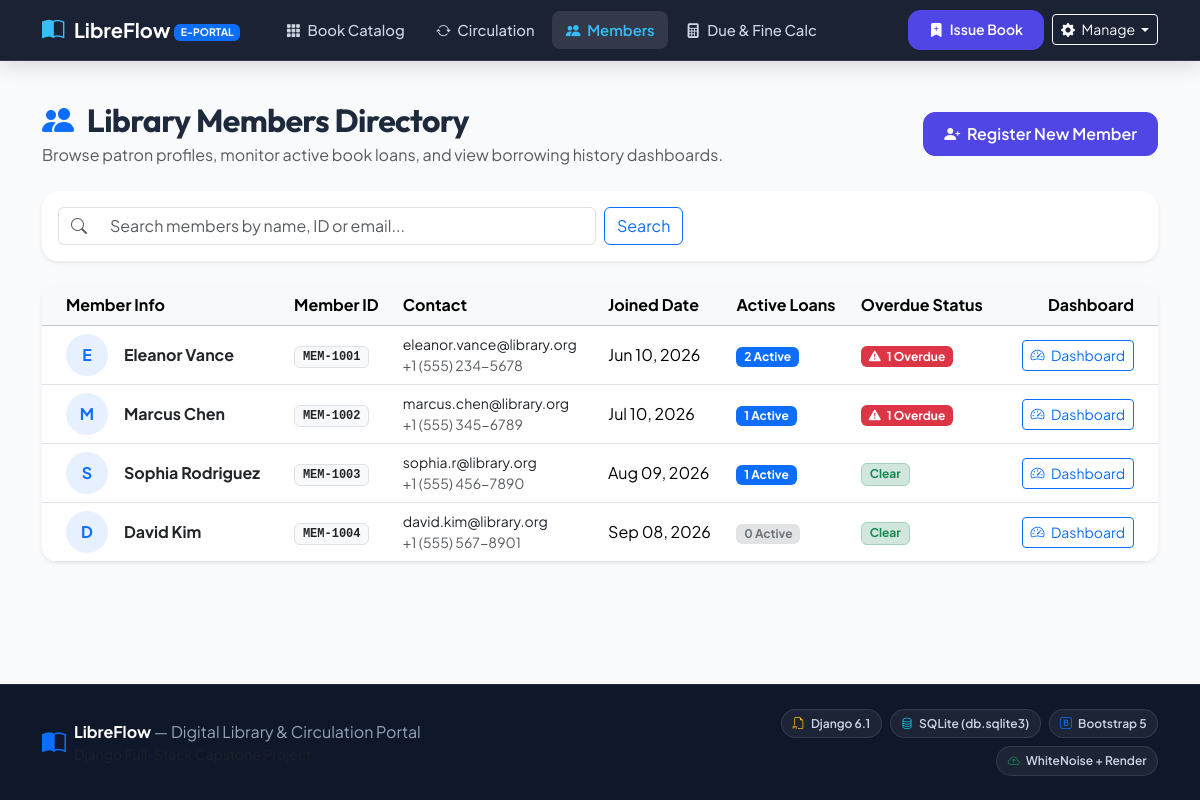
The page /members/ on the database its author committed.
### library/models.py (models this page shows, shortened)
class Member(models.Model):
    name = models.CharField(max_length=150)
    member_id = models.CharField(max_length=50, unique=True, verbose_name="Member ID")
    email = models.EmailField(unique=True)
    phone = models.CharField(max_length=20, blank=True)
    joined_date = models.DateField(default=timezone.now)
    class Meta:
        ordering = ['name']
        verbose_name = 'Member'
        verbose_name_plural = 'Members'
    @property
    def active_records(self):
        return self.circulation_records.filter(returned=False)
    @property
    def active_loans_count(self):
        return self.active_records.count()
    @property
    def overdue_records(self):
        today = timezone.now().date()
        return self.circulation_records.filter(returned=False, due_date__lt=today)
    @property
    def overdue_loans_count(self):
        return self.overdue_records.count()

### library/views.py (the view)
# urls.py: path('members/', views.member_list, name='member_list'),
def member_list(request):
    members = Member.objects.annotate(
        total_loans=Count('circulation_records')
    ).all()
    query = request.GET.get('q', '')
    if query:
        members = members.filter(
            Q(name__icontains=query) |
            Q(member_id__icontains=query) |
            Q(email__icontains=query)
        )
    context = {
        'members': members,
        'search_query': query,
    }
    return render(request, 'library/members.html', context)

### library/templates/library/members.html (shortened to what this page needs)
{% extends 'base.html' %}
{% load static %}
{% block content %}
<div class="container-xl mt-4">
  <div class="d-flex flex-wrap align-items-center justify-content-between gap-3 mb-4">
    <div>
      <h2 class="fw-bold mb-1"><i class="bi bi-people-fill text-primary me-2"></i> Library Members Directory</h2>
      <p class="text-muted mb-0">Browse patron profiles, monitor active book loans, and view borrowing history dashboards.</p>
    </div>
    <div>
      <a href="{% url 'add_member' %}" class="btn btn-primary-custom">
        <i class="bi bi-person-plus-fill me-1"></i> Register New Member
      </a>
    </div>
  </div>
  <div class="card border-0 shadow-sm rounded-4 p-3 mb-4">
    <form method="GET" class="row g-2 align-items-center">
      <div class="col-md-8 col-lg-6">
        <div class="input-group">
          <span class="input-group-text bg-white border-end-0 text-muted"><i class="bi bi-search"></i></span>
          <input type="text" name="q" class="form-control border-start-0" placeholder="Search members by name, ID or email..." value="{{ search_query }}">
        </div>
      </div>
      <div class="col-auto">
        <button type="submit" class="btn btn-outline-primary">Search</button>
      </div>
    </form>
  </div>
  <div class="card border-0 shadow-sm rounded-4 overflow-hidden">
    <div class="table-responsive">
      <table class="table table-hover align-middle mb-0">
        <thead class="table-light">
          <tr>
            <th class="ps-4">Member Info</th>
            <th>Member ID</th>
            <th>Contact</th>
            <th>Joined Date</th>
            <th>Active Loans</th>
            <th>Overdue Status</th>
            <th class="text-end pe-4">Dashboard</th>
          </tr>
        </thead>
        <tbody>
          {% for member in members %}
            <tr>
              <td class="ps-4">
                <div class="d-flex align-items-center gap-3">
                  <div class="rounded-circle bg-primary bg-opacity-10 text-primary fw-bold d-flex align-items-center justify-content-center" style="width: 42px; height: 42px;">
                    {{ member.name|slice:":1" }}
                  </div>
                  <div>
                    <a href="{% url 'member_dashboard' member.id %}" class="fw-bold text-dark text-decoration-none">
                      {{ member.name }}
                    </a>
                  </div>
                </div>
              </td>
              <td><span class="badge bg-light text-dark border font-monospace">{{ member.member_id }}</span></td>
              <td>
                <div class="small text-dark">{{ member.email }}</div>
                <div class="small text-muted">{{ member.phone|default:"No phone" }}</div>
              </td>
              <td>{{ member.joined_date|date:"M d, Y" }}</td>
              <td>
                <span class="badge {% if member.active_loans_count > 0 %}bg-primary{% else %}bg-secondary-subtle text-secondary{% endif %}">
                  {{ member.active_loans_count }} Active
                </span>
              </td>
              <td>
                {% if member.overdue_loans_count > 0 %}
                  <span class="badge bg-danger">
                    <i class="bi bi-exclamation-triangle-fill me-1"></i> {{ member.overdue_loans_count }} Overdue
                  </span>
                {% else %}
                  <span class="badge bg-success-subtle text-success border border-success-subtle">
                    Clear
                  </span>
                {% endif %}
              </td>
              <td class="text-end pe-4">
                <a href="{% url 'member_dashboard' member.id %}" class="btn btn-sm btn-outline-primary">
                  <i class="bi bi-speedometer2 me-1"></i> Dashboard
                </a>
              </td>
            </tr>
          {% endfor %}
        </tbody>
      </table>
    </div>
  </div>
</div>
{% endblock %}

### library/static/css/style.css (style rules this page uses)
:root { --primary: #4f46e5; --primary-hover: #4338ca; --primary-light: #eef2ff; --secondary: #0ea5e9; --secondary-hover: #0284c7; --success: #10b981; --success-light: #ecfdf5; --warning: #f59e0b; --warning-light: #fffbeb; --danger: #ef4444; --danger-light: #fef2f2; --dark: #0f172a; --dark-surface: #1e293b; --gray-50: #f8fafc; --gray-100: #f1f5f9; --gray-200: #e2e8f0; --gray-300: #cbd5e1; --gray-600: #475569; --gray-700: #334155; --gray-800: #1e293b; --gray-900: #0f172a; --radius-sm: 8px; --radius-md: 12px; --radius-lg: 16px; --radius-xl: 24px; --shadow-sm: 0 1px 2px 0 rgb(0 0 0 / 0.05); --shadow-md: 0 4px 6px -1px rgb(0 0 0 / 0.1), 0 2px 4px -2px rgb(0 0 0 / 0.1); --shadow-lg: 0 10px 15px -3px rgb(0 0 0 / 0.1), 0 4px 6px -4px rgb(0 0 0 / 0.1); --shadow-xl: 0 20px 25px -5px rgb(0 0 0 / 0.1), 0 8px 10px -6px rgb(0 0 0 / 0.1); --transition: all 0.25s cubic-bezier(0.16, 1, 0.3, 1); }
body { font-family: 'Plus Jakarta Sans', -apple-system, BlinkMacSystemFont, "Segoe UI", Roboto, sans-serif; background-color: #f8fafc; color: var(--gray-800); min-height: 100vh; display: flex; flex-direction: column; }
h1, h2, h3, h4, h5, h6, .brand-font { font-family: 'Outfit', sans-serif; letter-spacing: -0.02em; }
.btn-primary-custom { background: var(--primary); border-color: var(--primary); color: white; font-weight: 600; border-radius: var(--radius-md); padding: 0.55rem 1.25rem; transition: var(--transition); }

### rows shown on the page
Member: name "E", name "Eleanor Vance", member_id "MEM-1001", email "eleanor.vance@library.org", phone "+1 (555) 234-5678", joined_date "Jun 10, 2026", active_loans_count "2", overdue_loans_count "1"
Member: name "M", name "Marcus Chen", member_id "MEM-1002", email "marcus.chen@library.org", phone "+1 (555) 345-6789", joined_date "Jul 10, 2026", active_loans_count "1", overdue_loans_count "1"
Member: name "S", name "Sophia Rodriguez", member_id "MEM-1003", email "sophia.r@library.org", phone "+1 (555) 456-7890", joined_date "Aug 09, 2026", active_loans_count "1", shows "Clear"
Member: name "D", name "David Kim", member_id "MEM-1004", email "david.kim@library.org", phone "+1 (555) 567-8901", joined_date "Sep 08, 2026", active_loans_count "0", shows "Clear"
